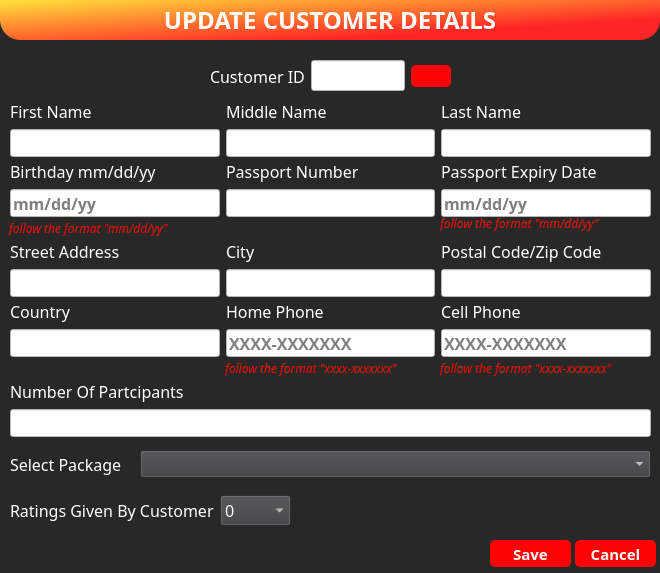
<?xml version="1.0" encoding="UTF-8"?>
<ui version="4.0">
 <class>updateUsers</class>
 <widget class="QDialog" name="updateUsers">
  <property name="geometry">
   <rect>
    <x>0</x>
    <y>0</y>
    <width>660</width>
    <height>573</height>
   </rect>
  </property>
  <property name="windowTitle">
   <string>Dialog</string>
  </property>
  <property name="styleSheet">
   <string notr="true">*{font-family:century gothic;
color:white;
}
QLabel{
font-size:16px;
}
#head{
border-bottom-left-radius: 20px;
border-bottom-right-radius: 20px;
background:qlineargradient(spread:pad, x1:0, y1:0, x2:1, y2:1, stop:0 #FFE53B, stop:0.74 #FF2525);
font-size:24px;
font-weight:bold;
}
QLineEdit{
font-size:16px;
font-weight:bold;
color:black;
background:white;
}
#updateUsers{
background:#282828;
}
#packageDescriptionShow{
color:black;
font-size:15px;
background-color:white;
}
QComboBox{
font-size:16px;
background:#3e3f40;
}
#birthdayValidate, #pExpiryValidate, #cellValidate, #homeValidate{
font-size:12px;
color:red;
background:transparent;
}
QComboBox QAbstractItemView {
font-size:16px;
background-color:#3e3f40;
color:white;
}
QPushButton {
font-size:15px;
font-weight:bold;
border:none;
border-radius:5px;
background: #ff0303;
}

QPushButton:hover {
background:#49ebff;
color:black;
}</string>
  </property>
  <widget class="QPushButton" name="saveButton">
   <property name="geometry">
    <rect>
     <x>490</x>
     <y>540</y>
     <width>81</width>
     <height>27</height>
    </rect>
   </property>
   <property name="text">
    <string>Save</string>
   </property>
  </widget>
  <widget class="QWidget" name="gridLayoutWidget_2">
   <property name="geometry">
    <rect>
     <x>10</x>
     <y>160</y>
     <width>641</width>
     <height>57</height>
    </rect>
   </property>
   <layout class="QGridLayout" name="gridLayout_2">
    <item row="0" column="2">
     <widget class="QLabel" name="passportExpLabel">
      <property name="text">
       <string>Passport Expiry Date</string>
      </property>
     </widget>
    </item>
    <item row="1" column="1">
     <widget class="QLineEdit" name="passportEdit"/>
    </item>
    <item row="1" column="2">
     <widget class="QLineEdit" name="passportExpEdit">
      <property name="placeholderText">
       <string>mm/dd/yy</string>
      </property>
     </widget>
    </item>
    <item row="0" column="0">
     <widget class="QLabel" name="birthdayLabel">
      <property name="text">
       <string>Birthday mm/dd/yy</string>
      </property>
     </widget>
    </item>
    <item row="1" column="0">
     <widget class="QLineEdit" name="birthdayEdit">
      <property name="placeholderText">
       <string>mm/dd/yy</string>
      </property>
     </widget>
    </item>
    <item row="0" column="1">
     <widget class="QLabel" name="passportLabel">
      <property name="text">
       <string>Passport Number</string>
      </property>
     </widget>
    </item>
   </layout>
  </widget>
  <widget class="QLabel" name="packageLabel">
   <property name="geometry">
    <rect>
     <x>10</x>
     <y>450</y>
     <width>121</width>
     <height>29</height>
    </rect>
   </property>
   <property name="text">
    <string>Select Package</string>
   </property>
  </widget>
  <widget class="QWidget" name="horizontalLayoutWidget_2">
   <property name="geometry">
    <rect>
     <x>210</x>
     <y>60</y>
     <width>241</width>
     <height>32</height>
    </rect>
   </property>
   <layout class="QHBoxLayout" name="horizontalLayout_2">
    <item>
     <widget class="QLabel" name="getIdLabel">
      <property name="text">
       <string>Customer ID</string>
      </property>
     </widget>
    </item>
    <item>
     <widget class="QLineEdit" name="getIdEdit"/>
    </item>
    <item>
     <widget class="QPushButton" name="searchButton">
      <property name="text">
       <string/>
      </property>
      <property name="icon">
       <iconset resource="pics.qrc">
        <normaloff>:/search.svg</normaloff>:/search.svg</iconset>
      </property>
      <property name="iconSize">
       <size>
        <width>23</width>
        <height>22</height>
       </size>
      </property>
     </widget>
    </item>
   </layout>
  </widget>
  <widget class="QWidget" name="gridLayoutWidget_3">
   <property name="geometry">
    <rect>
     <x>10</x>
     <y>240</y>
     <width>641</width>
     <height>57</height>
    </rect>
   </property>
   <layout class="QGridLayout" name="gridLayout_3">
    <item row="0" column="2">
     <widget class="QLabel" name="postalLabel">
      <property name="text">
       <string>Postal Code/Zip Code</string>
      </property>
     </widget>
    </item>
    <item row="1" column="1">
     <widget class="QLineEdit" name="cityEdit"/>
    </item>
    <item row="1" column="2">
     <widget class="QLineEdit" name="postalEdit"/>
    </item>
    <item row="0" column="0">
     <widget class="QLabel" name="addressLabel">
      <property name="text">
       <string>Street Address</string>
      </property>
     </widget>
    </item>
    <item row="1" column="0">
     <widget class="QLineEdit" name="addressEdit"/>
    </item>
    <item row="0" column="1">
     <widget class="QLabel" name="cityLabel">
      <property name="text">
       <string>City</string>
      </property>
     </widget>
    </item>
   </layout>
  </widget>
  <widget class="QWidget" name="gridLayoutWidget_4">
   <property name="geometry">
    <rect>
     <x>10</x>
     <y>300</y>
     <width>641</width>
     <height>57</height>
    </rect>
   </property>
   <layout class="QGridLayout" name="gridLayout_4">
    <item row="0" column="2">
     <widget class="QLabel" name="cellPhoneLabel">
      <property name="text">
       <string>Cell Phone</string>
      </property>
     </widget>
    </item>
    <item row="1" column="1">
     <widget class="QLineEdit" name="homePhoneEdit">
      <property name="placeholderText">
       <string>XXXX-XXXXXXX</string>
      </property>
     </widget>
    </item>
    <item row="1" column="2">
     <widget class="QLineEdit" name="cellPhoneEdit">
      <property name="placeholderText">
       <string>XXXX-XXXXXXX</string>
      </property>
     </widget>
    </item>
    <item row="0" column="0">
     <widget class="QLabel" name="countryLabel">
      <property name="text">
       <string>Country</string>
      </property>
     </widget>
    </item>
    <item row="1" column="0">
     <widget class="QLineEdit" name="countryEdit"/>
    </item>
    <item row="0" column="1">
     <widget class="QLabel" name="homePhoneLabel">
      <property name="text">
       <string>Home Phone</string>
      </property>
     </widget>
    </item>
   </layout>
  </widget>
  <widget class="QComboBox" name="packageSelect">
   <property name="geometry">
    <rect>
     <x>140</x>
     <y>450</y>
     <width>511</width>
     <height>28</height>
    </rect>
   </property>
   <property name="placeholderText">
    <string/>
   </property>
  </widget>
  <widget class="QLabel" name="head">
   <property name="geometry">
    <rect>
     <x>0</x>
     <y>-1</y>
     <width>660</width>
     <height>41</height>
    </rect>
   </property>
   <property name="text">
    <string>UPDATE CUSTOMER DETAILS</string>
   </property>
   <property name="alignment">
    <set>Qt::AlignCenter</set>
   </property>
  </widget>
  <widget class="QWidget" name="horizontalLayoutWidget">
   <property name="geometry">
    <rect>
     <x>10</x>
     <y>490</y>
     <width>281</width>
     <height>41</height>
    </rect>
   </property>
   <layout class="QHBoxLayout" name="horizontalLayout_3">
    <item>
     <widget class="QLabel" name="ratingsLabel">
      <property name="text">
       <string>Ratings Given By Customer</string>
      </property>
     </widget>
    </item>
    <item>
     <widget class="QComboBox" name="ratingsSelect">
      <item>
       <property name="text">
        <string>0</string>
       </property>
      </item>
      <item>
       <property name="text">
        <string>1</string>
       </property>
      </item>
      <item>
       <property name="text">
        <string>2</string>
       </property>
      </item>
      <item>
       <property name="text">
        <string>3</string>
       </property>
      </item>
      <item>
       <property name="text">
        <string>4</string>
       </property>
      </item>
      <item>
       <property name="text">
        <string>5</string>
       </property>
      </item>
     </widget>
    </item>
   </layout>
  </widget>
  <widget class="QWidget" name="gridLayoutWidget_11">
   <property name="geometry">
    <rect>
     <x>10</x>
     <y>380</y>
     <width>641</width>
     <height>57</height>
    </rect>
   </property>
   <layout class="QGridLayout" name="gridLayout_11">
    <item row="0" column="0">
     <widget class="QLabel" name="numOftravLabel">
      <property name="toolTip">
       <string/>
      </property>
      <property name="toolTipDuration">
       <number>-1</number>
      </property>
      <property name="text">
       <string>Number Of Partcipants</string>
      </property>
     </widget>
    </item>
    <item row="1" column="0">
     <widget class="QLineEdit" name="numOfTravEdit"/>
    </item>
   </layout>
  </widget>
  <widget class="QPushButton" name="cancelButton">
   <property name="geometry">
    <rect>
     <x>575</x>
     <y>540</y>
     <width>81</width>
     <height>27</height>
    </rect>
   </property>
   <property name="text">
    <string>Cancel</string>
   </property>
  </widget>
  <widget class="QWidget" name="gridLayoutWidget">
   <property name="geometry">
    <rect>
     <x>10</x>
     <y>100</y>
     <width>641</width>
     <height>57</height>
    </rect>
   </property>
   <layout class="QGridLayout" name="gridLayout">
    <item row="0" column="2">
     <widget class="QLabel" name="lastNameLabel">
      <property name="text">
       <string>Last Name</string>
      </property>
     </widget>
    </item>
    <item row="1" column="1">
     <widget class="QLineEdit" name="middleNameEdit"/>
    </item>
    <item row="1" column="2">
     <widget class="QLineEdit" name="lastNameEdit"/>
    </item>
    <item row="0" column="0">
     <widget class="QLabel" name="firstNameLabel">
      <property name="text">
       <string>First Name</string>
      </property>
     </widget>
    </item>
    <item row="1" column="0">
     <widget class="QLineEdit" name="firstNameEdit"/>
    </item>
    <item row="0" column="1">
     <widget class="QLabel" name="middleNameLabel">
      <property name="text">
       <string>Middle Name</string>
      </property>
     </widget>
    </item>
   </layout>
  </widget>
  <widget class="QLabel" name="pExpiryValidate">
   <property name="geometry">
    <rect>
     <x>440</x>
     <y>215</y>
     <width>211</width>
     <height>16</height>
    </rect>
   </property>
   <property name="font">
    <font>
     <family>century gothic</family>
     <pointsize>-1</pointsize>
     <italic>true</italic>
     <bold>false</bold>
     <underline>false</underline>
     <strikeout>false</strikeout>
     <kerning>true</kerning>
    </font>
   </property>
   <property name="text">
    <string>follow the format &quot;mm/dd/yy&quot;</string>
   </property>
  </widget>
  <widget class="QLabel" name="homeValidate">
   <property name="geometry">
    <rect>
     <x>225</x>
     <y>360</y>
     <width>211</width>
     <height>16</height>
    </rect>
   </property>
   <property name="font">
    <font>
     <family>century gothic</family>
     <pointsize>-1</pointsize>
     <italic>true</italic>
     <bold>false</bold>
     <underline>false</underline>
     <strikeout>false</strikeout>
     <kerning>true</kerning>
    </font>
   </property>
   <property name="text">
    <string>follow the format &quot;xxxx-xxxxxxx&quot;</string>
   </property>
  </widget>
  <widget class="QLabel" name="birthdayValidate">
   <property name="geometry">
    <rect>
     <x>9</x>
     <y>220</y>
     <width>211</width>
     <height>16</height>
    </rect>
   </property>
   <property name="font">
    <font>
     <family>century gothic</family>
     <pointsize>-1</pointsize>
     <italic>true</italic>
     <bold>false</bold>
     <underline>false</underline>
     <strikeout>false</strikeout>
     <kerning>true</kerning>
    </font>
   </property>
   <property name="text">
    <string>follow the format &quot;mm/dd/yy&quot;</string>
   </property>
  </widget>
  <widget class="QLabel" name="cellValidate">
   <property name="geometry">
    <rect>
     <x>440</x>
     <y>360</y>
     <width>211</width>
     <height>16</height>
    </rect>
   </property>
   <property name="font">
    <font>
     <family>century gothic</family>
     <pointsize>-1</pointsize>
     <italic>true</italic>
     <bold>false</bold>
     <underline>false</underline>
     <strikeout>false</strikeout>
     <kerning>true</kerning>
    </font>
   </property>
   <property name="text">
    <string>follow the format &quot;xxxx-xxxxxxx&quot;</string>
   </property>
  </widget>
 </widget>
 <resources>
  <include location="pics.qrc"/>
 </resources>
 <connections/>
</ui>
